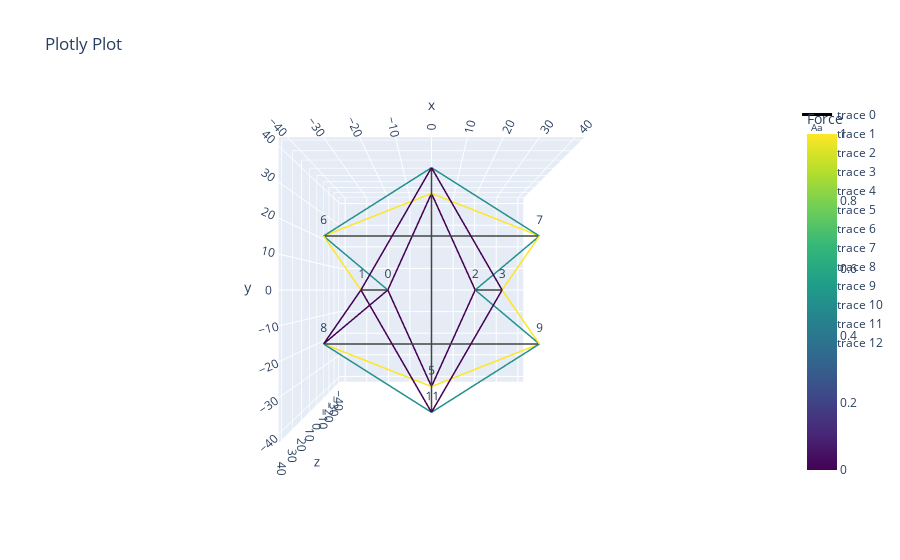

Here is the notebook cell this chart was saved with:
### Code cell
import numpy as np

def generate_expandable_octahedron(scale=1.0, q_cable=1.0, q_strut=-1.0):
    """
    Generate vertices, edges, force densities, and fixed vertices for an expandable octahedron tensegrity structure.
    
    Parameters:
    scale   : float - Scaling factor for output coordinates
    q_cable : float - Force density for cables (positive)
    q_strut : float - Force density for struts (negative)
    
    Returns:
    vertices       : np.array - Array of vertex coordinates
    edges         : list    - List of edges connecting vertex indices
    force_densities : list - List of force densities for each edge
    fixed         : list    - List of fixed vertex indices
    """
    # Define vertex coordinates 
    vertices = np.array([
        [-0.5, 0, -1],  # 1 
        [-0.5, 0, 1],  # 2
        [0.5, 0, -1],   # 3  #old: 
        [0.5, 0, 1],   # 4 
        [0, 1, -0.5],  # 5
        [0, -1, -0.5],    # 6  #old: 
        [-1, 0.5, 0],  # 7
        [1, 0.5, 0],   # 8
        [-1, -0.5, 0],  # 9
        [1, -0.5, 0],   # 10
        [0, 1, 0.5],  # 11
        [0, -1, 0.5]    # 12
        ]) * scale
    
    # Define edges
    # edges_cables = [[1, 7], [1, 9], [5, 1], [1, 6], [3,5], [6, 3], [3, 8], [3, 10], [5, 7], [5, 8], [6,9], [6, 10], [2, 7], [7, 11], [9, 2], [9, 12], 
            #  [8, 11], [4, 8], [10, 12], [4, 10], [2, 11], [11, 4], [12, 2], [4,12]
    # ]
    edges_cables = [[7, 1], [1, 9], [1, 5], [1, 6], [3,5], [3,6], [3, 8], [3, 10], [5, 7], [5, 8], [6,9], [6, 10], [2, 7], [7, 11], [2, 9], [9, 12], 
             [8, 11], [4, 8], [10, 12], [4, 10], [2, 11], [4, 11], [2, 12], [4,12]
    ]
    edges_struts = [[1,2], [3,4], [5, 6], [7, 8], [9, 10], [11, 12]]
    edges = edges_cables + edges_struts
    
    edges = [[i-1, j-1] for i, j in edges]
    cable_slice = slice(0, len(edges_cables))
    strut_slice = slice(len(edges_cables), len(edges_cables) + len(edges_struts))
    # Assign force densities
    force_densities = [q_cable] * len(edges_cables) + [q_strut] * len(edges_struts)
    
    # Fix the bottom vertex to prevent free movement
    fixed = [0, 2, 5]#[1, 3, 6]
    # fixed = [0, 1, 4]#[1, 3, 6]
    
    return vertices, edges, force_densities, fixed, cable_slice, strut_slice
model_name = 'expandable_octahedron'
# Example usage
q_scalar = 0.012
vertices, edges, force_densities, fixed, cable_slice, strut_slice = generate_expandable_octahedron(scale=40, q_cable=1*q_scalar, q_strut=-1.5*q_scalar)

paths = [[3, 5, 4, 2, 1, 14, 20,21,23,22], [0, 13, 16,6, 7, 18,15], [10,11,19,17,9,8,12]]
directions = np.ones(len(edges))

# net = Network_custom.from_fd(vertices, edges, force_densities, fixed, paths = None, dir = None)
net = Network_custom.direct(vertices, edges, force_densities, fixed, paths = paths, dir = directions)
net.net_plot(color = True,vlabels = True, elables=False, path_colors=True)

### Figure 1 — Plotly figure (JSON) as saved in the notebook; plotly's stock layout.template omitted (floating-point values rounded to 4 significant figures)
{"data": [{"line": {"color": [0.5, 0.5, 0, 0, 0, 0, 0, 0, 0, 0, 0, 0, 0, 0, 0, 0, 0, 0, 0.5, 0.5, 0, 0.5, 0.5, 0, 1, 1, 0, 1, 1, 0, 1, 1, 0, 1, 1, 0, 1, 1, 0, 0.5, 0.5, 0, 0, 0, 0, 0.5, 0.5, 0, 0.5, 0.5, 0, 1, 1, 0, 0.5, 0.5, 0, 1, 1, 0, 0, 0, 0, 0, 0, 0, 0, 0, 0, 0, 0, 0], "colorbar": {"title": {"text": "Force"}}, "colorscale": [[0, "#440154"], [0.1111, "#482878"], [0.2222, "#3e4989"], [0.3333, "#31688e"], [0.4444, "#26828e"], [0.5556, "#1f9e89"], [0.6667, "#35b779"], [0.7778, "#6ece58"], [0.8889, "#b5de2b"], [1, "#fde725"]], "showscale": true, "width": 3}, "mode": "lines", "type": "scatter3d", "x": [-40, -20, null, -20, -40, null, -20, 0, null, -20, 0, null, 20, 0, null, 20, 0, null, 20, 40, null, 20, 40, null, 0, -40, null, 0, 40, null, 0, -40, null, 0, 40, null, -20, -40, null, -40, 0, null, -20, -40, null, -40, 0, null, 40, 0, null, 20, 40, null, 40, 0, null, 20, 40, null, -20, 0, null, 20, 0, null, -20, 0, null, 20, 0, null, -20, -20, null, 20, 20, null, 0, 0, null, -40, 40, null, -40, 40, null, 0, 0, null], "y": [20, 0, null, 0, -20, null, 0, 40, null, 0, -40, null, 0, 40, null, 0, -40, null, 0, 20, null, 0, -20, null, 40, 20, null, 40, 20, null, -40, -20, null, -40, -20, null, 0, 20, null, 20, 40, null, 0, -20, null, -20, -40, null, 20, 40, null, 0, 20, null, -20, -40, null, 0, -20, null, 0, 40, null, 0, 40, null, 0, -40, null, 0, -40, null, 0, 0, null, 0, 0, null, 40, -40, null, 20, 20, null, -20, -20, null, 40, -40, null], "z": [0, -40, null, -40, 0, null, -40, -20, null, -40, -20, null, -40, -20, null, -40, -20, null, -40, 0, null, -40, 0, null, -20, 0, null, -20, 0, null, -20, 0, null, -20, 0, null, 40, 0, null, 0, 20, null, 40, 0, null, 0, 20, null, 0, 20, null, 40, 0, null, 0, 20, null, 40, 0, null, 40, 20, null, 40, 20, null, 40, 20, null, 40, 20, null, -40, 40, null, -40, 40, null, -20, -20, null, 0, 0, null, 0, 0, null, 20, 20, null]}, {"mode": "text", "text": ["0"], "type": "scatter3d", "x": [-20], "y": [0], "z": [-40]}, {"mode": "text", "text": ["1"], "type": "scatter3d", "x": [-20], "y": [0], "z": [40]}, {"mode": "text", "text": ["2"], "type": "scatter3d", "x": [20], "y": [0], "z": [-40]}, {"mode": "text", "text": ["3"], "type": "scatter3d", "x": [20], "y": [0], "z": [40]}, {"mode": "text", "text": ["4"], "type": "scatter3d", "x": [0], "y": [40], "z": [-20]}, {"mode": "text", "text": ["5"], "type": "scatter3d", "x": [0], "y": [-40], "z": [-20]}, {"mode": "text", "text": ["6"], "type": "scatter3d", "x": [-40], "y": [20], "z": [0]}, {"mode": "text", "text": ["7"], "type": "scatter3d", "x": [40], "y": [20], "z": [0]}, {"mode": "text", "text": ["8"], "type": "scatter3d", "x": [-40], "y": [-20], "z": [0]}, {"mode": "text", "text": ["9"], "type": "scatter3d", "x": [40], "y": [-20], "z": [0]}, {"mode": "text", "text": ["10"], "type": "scatter3d", "x": [0], "y": [40], "z": [20]}, {"mode": "text", "text": ["11"], "type": "scatter3d", "x": [0], "y": [-40], "z": [20]}], "layout": {"scene": {"aspectmode": "data", "camera": {"center": {"x": 0, "y": 0, "z": 0}, "eye": {"x": 0, "y": 0, "z": 2}, "up": {"x": 0, "y": 1, "z": 0}}}, "title": {"text": "Plotly Plot"}}}
